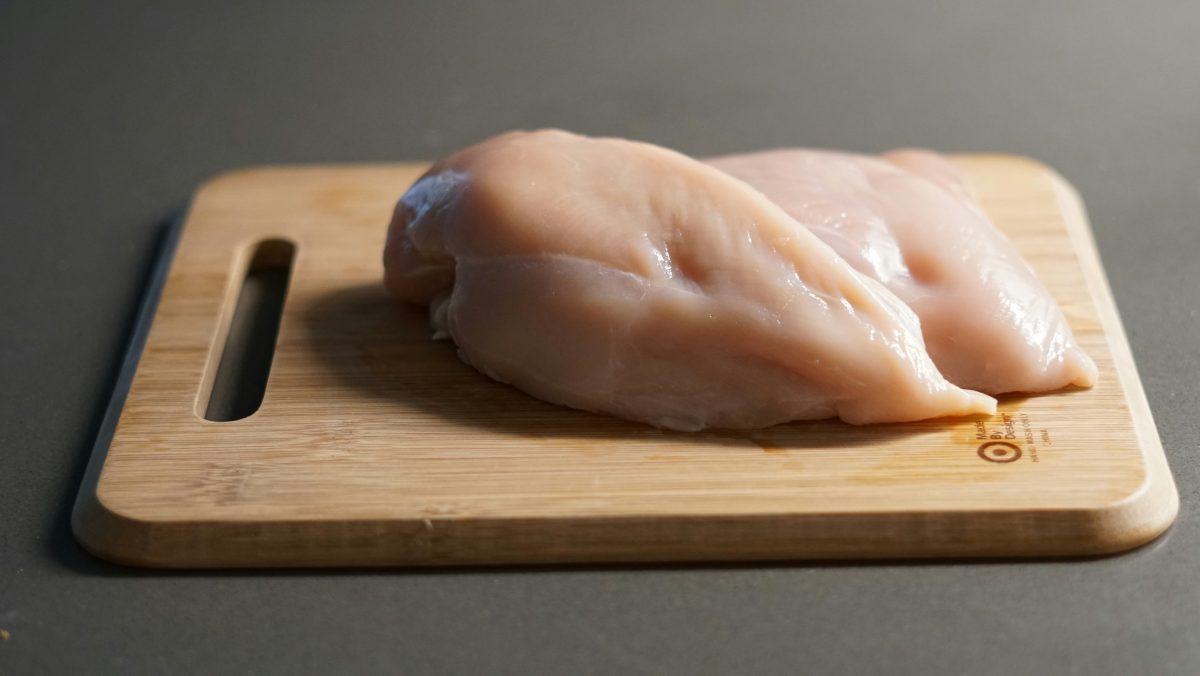
#> input picture backend/app/uploads/7fdcb704de6a4b56b614bedd66757947.jpg, 6000 x 3376 px (shown at 1/5 size)
$ python -i image_processing.py   (imports and definitions only)   (older library calls are emulated)
#> lines starting #> are read from the running program, lines starting #| are printed output that depends on the picture; after the words box and inside, x2 and y2 are one past the last pixel; in counts of white or black regions, pixels touching at a corner belong together
#> further down, picture is the input picture: shape (3376, 6000, 3); mean B, G, R 95.3, 110.8, 125.8
"""
Heuristic computer-vision image analysis for food freshness.

IMPORTANT — READ THIS FIRST:
This module does NOT use a trained machine learning model. It does not
learn from data, and it was not trained on labeled fresh/spoiled
images. Every function here is a hand-written, rule-based measurement
using classic computer-vision techniques (color histograms, edge
detection, blob/contour analysis) via OpenCV and Pillow.

This is a reasonable, explainable MVP for detecting obvious visual
spoilage cues, but it is NOT a lab-grade or AI-based food safety test.
It should be described to users as "heuristic computer-vision
analysis," never as "AI-powered" or "machine learning-based."

All functions here are pure: given an image, they return numbers/flags.
They have no knowledge of FastAPI, the database, or the current user —
that keeps this module independently testable and reusable.
"""
from __future__ import annotations

import io
from dataclasses import dataclass, asdict
from typing import Tuple

import cv2
import numpy as np
from PIL import Image, UnidentifiedImageError


class InvalidImageError(ValueError):
    """Raised when the uploaded bytes are not a decodable, supported image."""


# ---------------------------------------------------------------------------
# Image loading & validation
# ---------------------------------------------------------------------------

SUPPORTED_FORMATS = {"JPEG", "PNG", "WEBP"}
MAX_DIMENSION = 4000  # px, guards against decompression-bomb style huge images


# [30 lines left out: function load_and_validate_image, not called in this run]


# ---------------------------------------------------------------------------
# Color analysis (color degradation)
# ---------------------------------------------------------------------------

@dataclass
class ColorAnalysis:
    color_score: float  # 0-100, higher = fresher-looking color profile
    degradation_level: str  # none / mild / moderate / severe
    dominant_hue_shift: float


# [45 lines left out: function analyze_color, not called in this run]


# ---------------------------------------------------------------------------
# Texture analysis (surface texture changes)
# ---------------------------------------------------------------------------

@dataclass
class TextureAnalysis:
    texture_score: float  # 0-100, higher = smoother / more "expected" texture
    surface_roughness: float
    texture_change_level: str  # none / mild / moderate / severe


# [41 lines left out: function analyze_texture, not called in this run]


# ---------------------------------------------------------------------------
# Spoilage indicators: mold, bruising, physical damage
# ---------------------------------------------------------------------------

@dataclass
class SpoilageIndicators:
    mold_detected: bool
    mold_confidence: float  # 0.0-1.0
    bruising_detected: bool
    bruising_confidence: float  # 0.0-1.0
    physical_damage_detected: bool
    physical_damage_confidence: float  # 0.0-1.0


def _largest_contour_area_ratio(mask: np.ndarray, total_pixels: int) -> float:
    contours, _ = cv2.findContours(mask, cv2.RETR_EXTERNAL, cv2.CHAIN_APPROX_SIMPLE)
    if not contours:
        return 0.0
    largest = max(cv2.contourArea(c) for c in contours)
    return float(largest) / float(total_pixels)


def detect_spoilage_indicators(image_bgr: np.ndarray) -> SpoilageIndicators:
    """
    Heuristic detection of three visible spoilage cues:

    - Mold: clusters of green/white/grey "fuzzy" color patches.
    - Bruising: dark, low-saturation, roughly circular blobs.
    - Physical damage: irregular breaks in an otherwise smooth silhouette,
      approximated via edge-density inside the object's contour.

    Each check is intentionally simple and explainable rather than
    exhaustive — false positives/negatives are expected on ambiguous
    or naturally textured/dark foods. See module docstring.
    """
    hsv = cv2.cvtColor(image_bgr, cv2.COLOR_BGR2HSV)
#> hsv: shape (3376, 6000, 3); mean H, S, V 20.7, 63.6, 126.1
    gray = cv2.cvtColor(image_bgr, cv2.COLOR_BGR2GRAY)
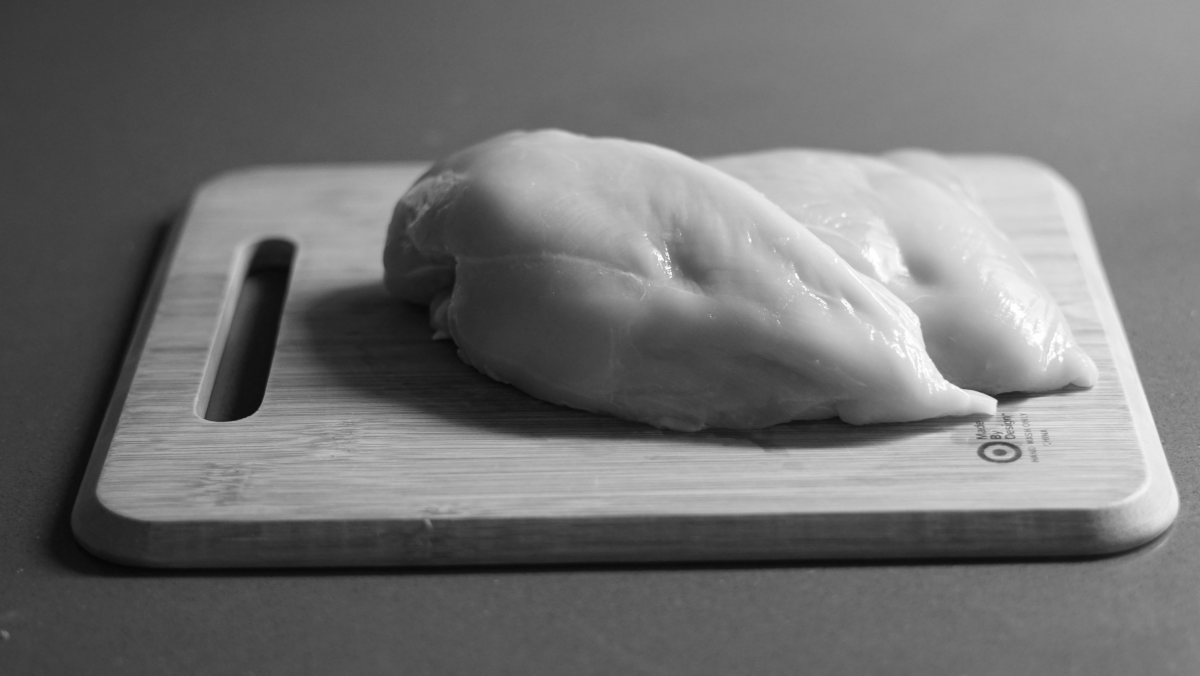
#> gray: shape (3376, 6000) (shown at 1/5 size); min 3, max 255, mean 113.5
    total_pixels = gray.shape[0] * gray.shape[1]
#> total_pixels = 20256000

    # ---- Mold: greenish/whitish fuzzy patches ----
    # Green mold band (hue ~35-85) combined with mid brightness,
    # OR very low-saturation whitish patches (white/grey mold).
    green_mold_mask = cv2.inRange(hsv, (35, 40, 40), (85, 255, 255))
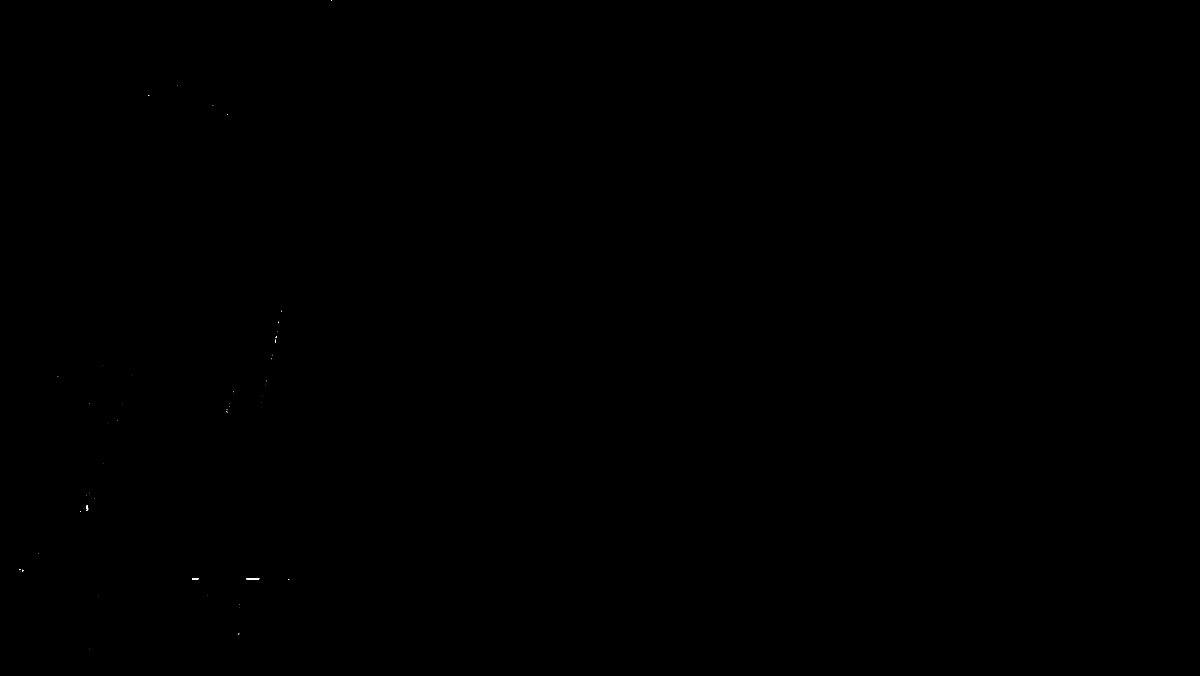
#> green_mold_mask: shape (3376, 6000) (shown at 1/5 size); 0% white; 60 white regions (56 under 20 px), largest, box (x1, y1, x2, y2) and area: (1232, 2892, 1296, 2896) 256, (432, 2528, 442, 2554) 142, (960, 2892, 992, 2896) 128, (1376, 1702, 1379, 1712) 20
    white_mold_mask = cv2.inRange(hsv, (0, 0, 150), (179, 40, 255))
#> white_mold_mask: shape (3376, 6000); 6.3% white; 4568 white regions (4285 under 20 px), largest, box (x1, y1, x2, y2) and area: (3590, 736, 5496, 2058) 642927, (5140, 0, 6000, 574) 327460, (5074, 769, 5946, 2657) 229851
    mold_mask = cv2.bitwise_or(green_mold_mask, white_mold_mask)
    mold_mask = cv2.morphologyEx(mold_mask, cv2.MORPH_OPEN, np.ones((5, 5), np.uint8))
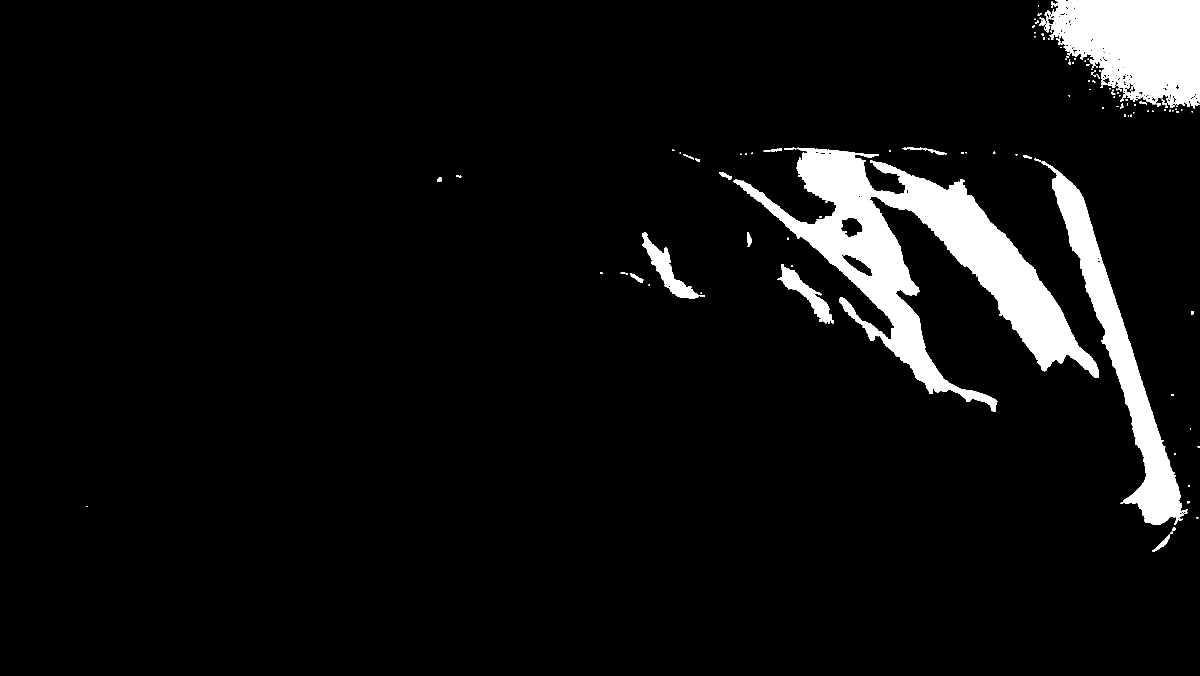
#> mold_mask: shape (3376, 6000) (shown at 1/5 size); 5.9% white; 252 white regions
    mold_ratio = _largest_contour_area_ratio(mold_mask, total_pixels)
#> in _largest_contour_area_ratio, `contours, _ = cv2.findContours(mask, cv2.RETR_EXTERNAL, cv2.CHAIN_APPR..`: contours = 249 contours, 43 with area under 20; largest, box (x1, y1, x2, y2) and area: (3668, 739, 5495, 2058) 642318, (5249, 0, 6000, 522) 280712, (5208, 807, 5936, 2624) 224750, (3212, 1164, 3493, 1493) 23321, (3889, 1320, 4168, 1616) 20160
#> in _largest_contour_area_ratio, `largest = max(cv2.contourArea(c) for c in contours)`: largest = 642318.5
#> mold_ratio = 0.0317
    mold_confidence = min(mold_ratio * 8.0, 1.0)  # scaling constant, heuristic
#> mold_confidence = 0.254
    mold_detected = mold_confidence > 0.25
#> mold_detected = True

    # ---- Bruising: dark, low-saturation, roughly round blobs ----
    dark_mask = cv2.inRange(hsv, (0, 0, 0), (179, 90, 90))
#> dark_mask: shape (3376, 6000); 22.8% white; 10729 white regions (10253 under 20 px), largest, box (x1, y1, x2, y2) and area: (0, 0, 5724, 3376) 4305681, (1025, 1376, 1425, 2109) 146670, (1985, 928, 2340, 1264) 47155
    dark_mask = cv2.morphologyEx(dark_mask, cv2.MORPH_OPEN, np.ones((5, 5), np.uint8))
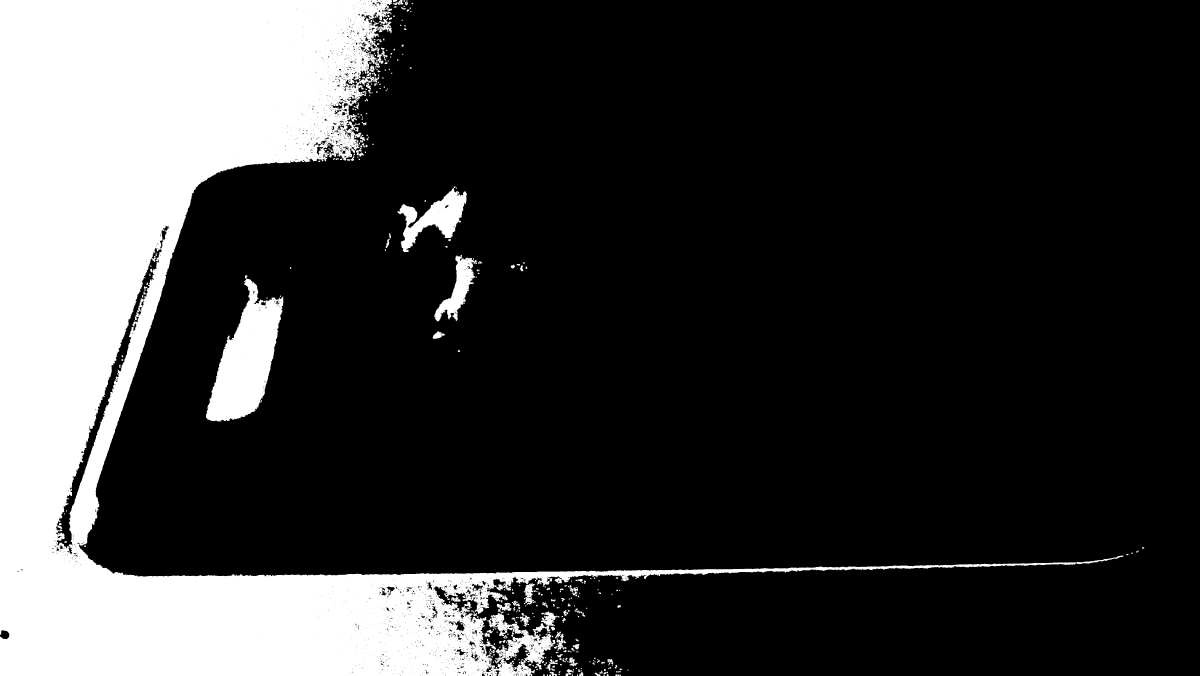
#> dark_mask: shape (3376, 6000) (shown at 1/5 size); 21.7% white; 539 white regions (4 under 20 px)
    bruise_ratio = _largest_contour_area_ratio(dark_mask, total_pixels)
#> in _largest_contour_area_ratio (call 2), `contours, _ = cv2.findContours(mask, cv2.RETR_EXTERNAL, cv2.CHAIN_APPR..`: contours = 490 contours, 74 with area under 20; largest, box (x1, y1, x2, y2) and area: (0, 0, 5500, 3376) 4209000, (1030, 1393, 1417, 2107) 142342, (1987, 941, 2334, 1260) 43937, (2171, 1278, 2384, 1606) 24790, (2619, 2916, 2674, 3023) 2924
#> bruise_ratio = 0.208
    bruising_confidence = min(bruise_ratio * 6.0, 1.0)
#> bruising_confidence = 1
    bruising_detected = bruising_confidence > 0.25
#> bruising_detected = True

    # ---- Physical damage: edge density (irregular breaks/cuts/tears) ----
    edges = cv2.Canny(gray, 80, 160)
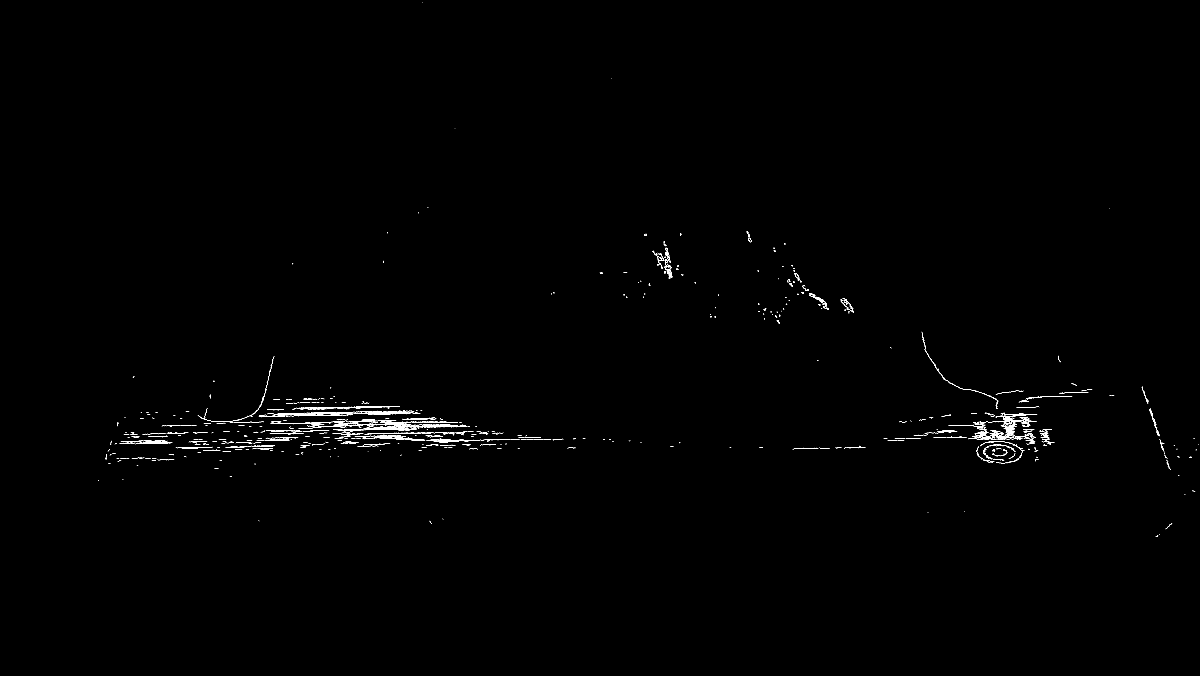
#> edges: shape (3376, 6000) (shown at 1/5 size); 0.2% white in thin lines or dots, all inside (x1, y1, x2, y2) = (492, 12, 5994, 2685)
    edge_density = float(np.mean(edges > 0))
#> edge_density = 0.00197
    physical_damage_confidence = min(edge_density * 12.0, 1.0)
#> physical_damage_confidence = 0.0236
    physical_damage_detected = physical_damage_confidence > 0.30
#> physical_damage_detected = False

    return SpoilageIndicators(
        mold_detected=mold_detected,
        mold_confidence=round(mold_confidence, 2),
        bruising_detected=bruising_detected,
        bruising_confidence=round(bruising_confidence, 2),
        physical_damage_detected=physical_damage_detected,
        physical_damage_confidence=round(physical_damage_confidence, 2),
    )


# ---------------------------------------------------------------------------
# Convenience: run everything at once
# ---------------------------------------------------------------------------

# [19 lines left out: functions run_full_analysis, analysis_results_to_dicts, not called in this run]

>>> import cv2
>>> picture = cv2.imread('../uploads/7fdcb704de6a4b56b614bedd66757947.jpg')
>>> result = detect_spoilage_indicators(picture)
